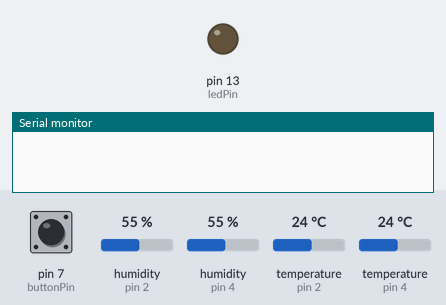
This sketch was run on a simulated Arduino Uno, built with avr-gcc and run on an emulated ATmega328P. On the bench: output pins drawn as LEDs (lit = HIGH), the last lines printed to the serial monitor. Inputs (shaded band) come from the test bench; at power-on: pin 7 (buttonPin) HIGH, humidity (sensors on pin 2, pin 4) 55 %, temperature (sensors on pin 2, pin 4) 24 °C.

Above: at 1.2 s.
1.3 s: pin 7 (buttonPin) pulled LOW for 0.15 s
At 2.5 s:
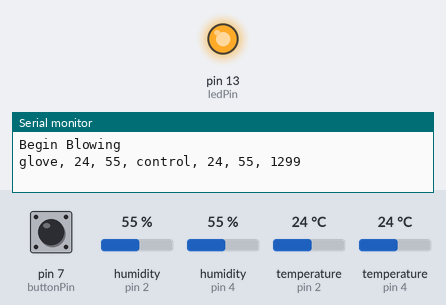
2.9 s: pin 7 (buttonPin) pulled LOW for 1 s
At 3.3 s:
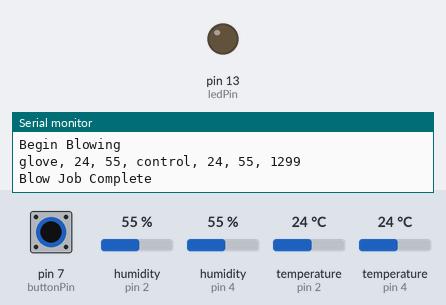
5.4 s: pin 7 (buttonPin) pulled LOW for 3.2 s
At 5.7 s:
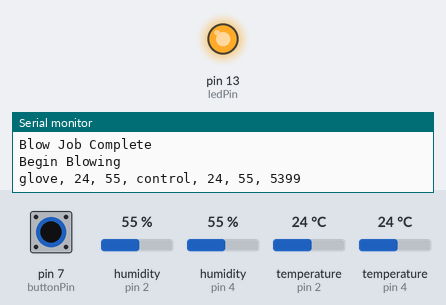
Timing chart, 0 to 8.4 s (numbered marks = the images above; inputs shaded):
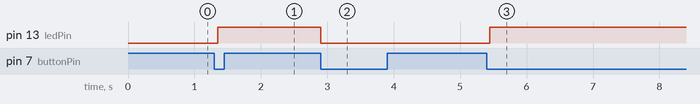

Measured:
- after the input at 1.3 s, pin 13 (ledPin): LOW → HIGH after 0.05 s
- after the input at 2.9 s, pin 13 (ledPin): HIGH → LOW at once
- after the input at 5.4 s, pin 13 (ledPin): LOW → HIGH after 0.05 s

The sketch:

HumiditySensor.ino
```cpp
#include <SimpleDHT.h>

const int gloveDhtPin = 2;
const int controlDhtPin = 4;
SimpleDHT11 dht11;

const int buttonPin = 7;
int buttonState = 0;
const int ledPin = 13;
int runBlower = LOW;

const long sampleRate = 1000 * 2;
unsigned long previousMillis = 0;

void setup() {
  Serial.begin(9600);

  pinMode(buttonPin, INPUT);
  pinMode(ledPin, OUTPUT);
}

void loop() {
  //checkButton
  int previousState = buttonState;
  buttonState = digitalRead(buttonPin);
  boolean buttonPushed = buttonState == LOW && previousState == HIGH;
  if(buttonPushed){
    toggleLed();
  }

  unsigned long currentMillis = millis();
  boolean wait = (currentMillis - previousMillis < sampleRate);
  if(runBlower && !wait){
    previousMillis = currentMillis;
    checkAll();
   }

}

void toggleLed(){
  previousMillis = millis();
  runBlower = !runBlower;
  Serial.println(runBlower? "Begin Blowing": "Blow Job Complete");
  if(runBlower) {
    checkAll();
  }
  digitalWrite(ledPin, runBlower);
}

void checkAll(){
  checkDht(gloveDhtPin);
  checkDht(controlDhtPin);
  Serial.println(previousMillis);
}

void checkDht(int dhtPin){
  byte temperature = 0;
  byte humidity = 0;
  byte data[40] = {0};

  dht11.read(dhtPin, &temperature, &humidity, data);

  printOutput(dhtPin, temperature, humidity);
}

void printOutput(int dhtPin, byte temp, byte humidity){
  Serial.print(dhtPin == gloveDhtPin ? "glove" : "control");
  Serial.print(", ");
  Serial.print((int)temp);
  Serial.print(", ");
  Serial.print((int)humidity);
  Serial.print(", ");
}
```
